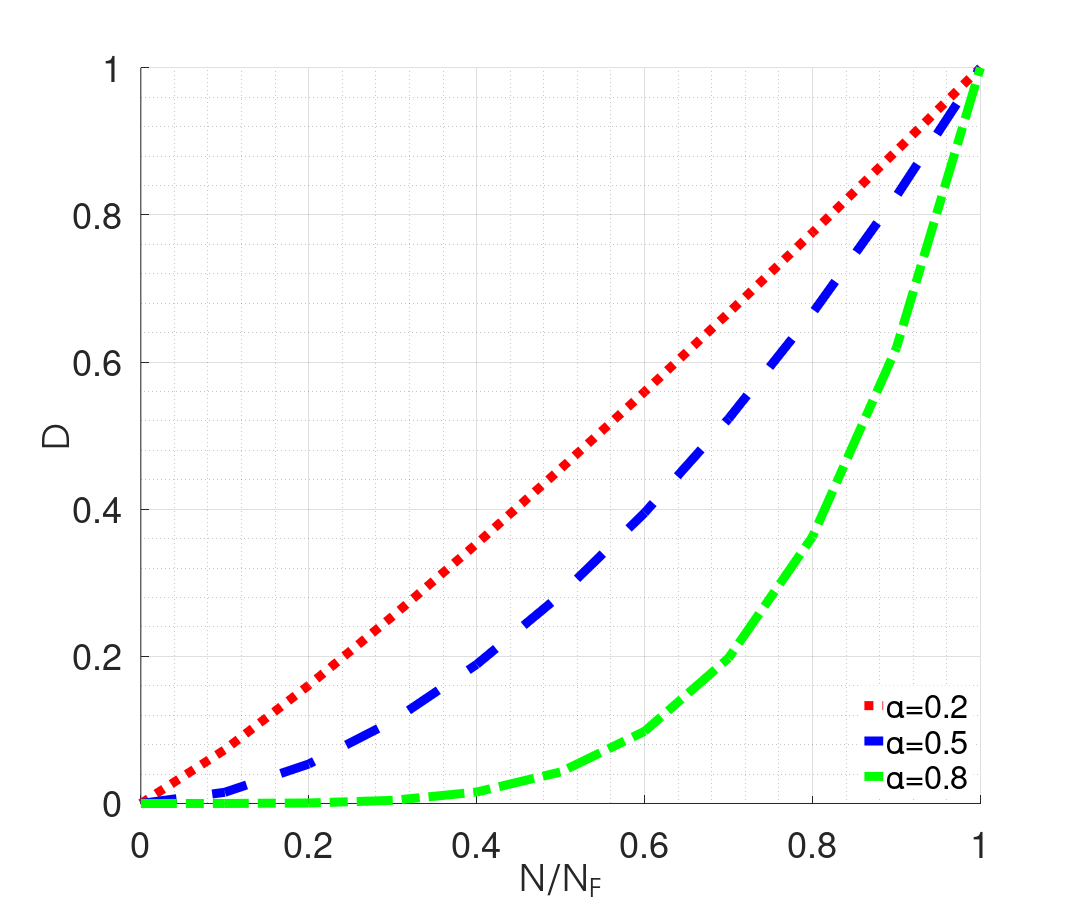

Write the MATLAB code that produced this figure.
clear;clc

gam=0.1;

alpha1=0.2;
alpha2=0.5;
alpha3=0.8;
ratio=0:0.1:1;

D1=(1-(1-ratio.^(1/(1-alpha1)))).^(1/(gam+1));
D2=(1-(1-ratio.^(1/(1-alpha2)))).^(1/(gam+1));
D3=(1-(1-ratio.^(1/(1-alpha3)))).^(1/(gam+1));

hold on
pd1= plot(ratio,D1,':r','LineWidth', 10);
pd2= plot(ratio,D2,'--b','LineWidth', 10);
pd3= plot(ratio,D3,'-.g','LineWidth', 10);


% title('Damage versus fatigue cycle ratio with different \alpha with \gamma=0.1');
xlabel('N/N_{F}');
ylabel('D');
grid on;
grid minor;
hXLabel = xlabel('N/N_{F}');
hYLabel =ylabel('D');

hLegend=legend([pd1,pd2,pd3], '\alpha=0.2','\alpha=0.5','\alpha=0.8','Location','southeast');
set([hLegend, gca], 'FontSize', 40)
set(hLegend,'Box','on');
set(hLegend,'EdgeColor',[1 1 1]); %set the edge colour of the legend to white 
% Adjust font
set(gca, 'FontName', 'Helvetica')
set([hXLabel, hYLabel], 'FontName', 'AvantGarde')
set([hXLabel, hYLabel], 'FontSize',40)

% Adjust axes properties
set(gcf,'color','w'); %set figure background transparent
set(gca,'color','w'); %set axis transparent
% Maximize print figure
set(gcf,'outerposition',get(0,'screensize'));
set(gcf, 'PaperPositionMode', 'manual');
set(gcf, 'PaperUnits', 'points'); %[ {inches} | centimeters | normalized | points ]
set(gcf, 'PaperPosition', [0 0 1200 1000]); %set(gcf,'PaperPosition',[left,bottom,width,height])
saveas(gcf,'F:\Git\PhDreport\5thesis\figures\Dratio1.png');
